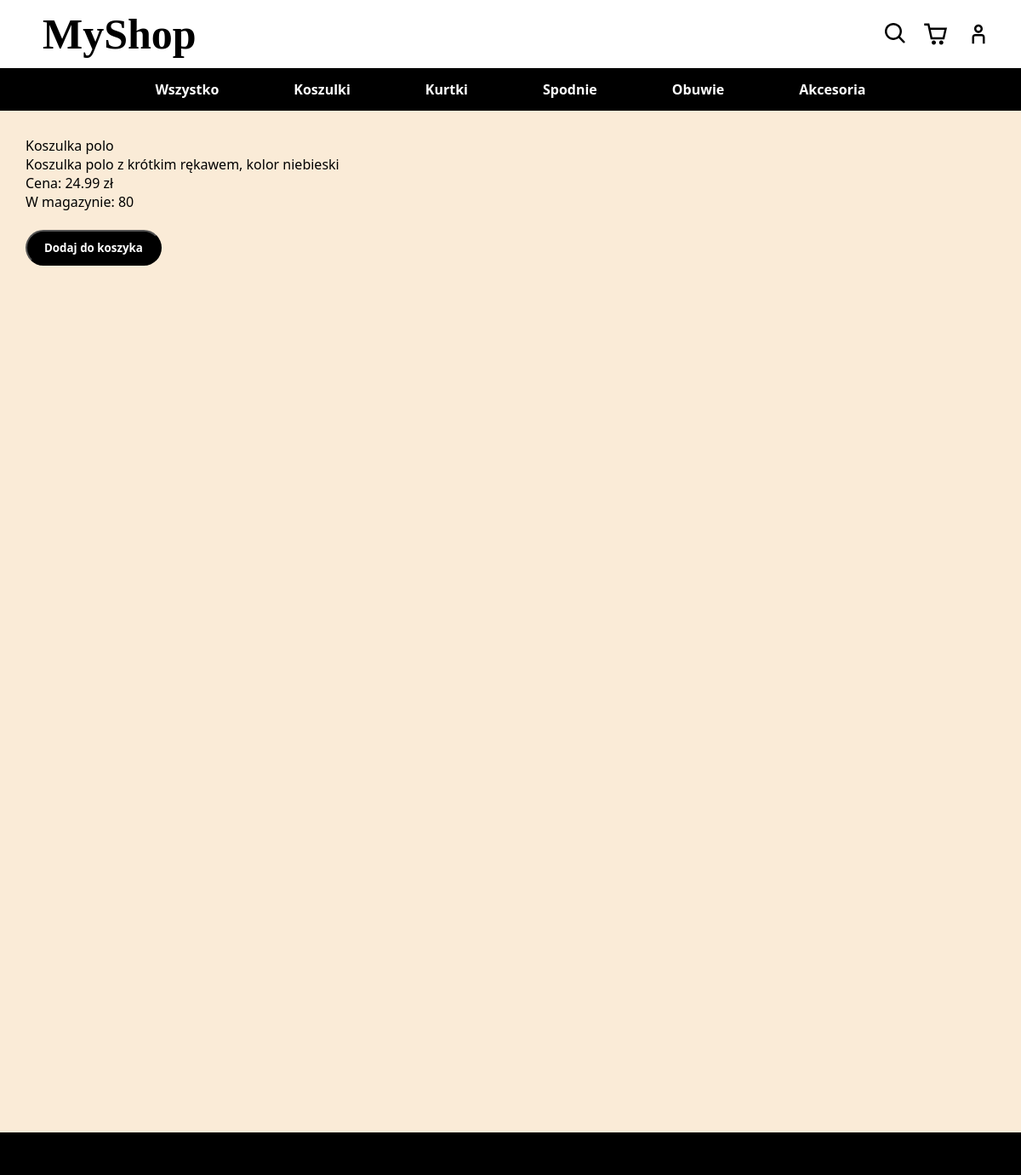
The app's page /details.php?id=3 with its own data.
### tables this page shows
CREATE TABLE products (
    id INT AUTO_INCREMENT PRIMARY KEY,
    name VARCHAR(100) NOT NULL,
    description TEXT,
    price DECIMAL(10,2) NOT NULL,
    category ENUM('spodnie', 'obuwie', 'koszulki', 'akcesoria', 'kurtki') NOT NULL,
    quantity INT NOT NULL
);

### models/product.php (called while the page is built)
<?php
class Product
{
    private $id, $name, $description, $price, $category, $quantity;
    public function __construct($id, $name, $description, $price, $category, $quantity)
    {
        $this->id = $id;
        $this->name = $name;
        $this->description = $description;
        $this->price = $price;
        $this->category = $category;
        $this->quantity = $quantity;
    }
    public function getId()
    {
        return $this->id;
    }
    public function getName()
    {
        return $this->name;
    }
    public function getDescription()
    {
        return $this->description;
    }
    public function getPrice()
    {
        return $this->price;
    }
    public function getCategory()
    {
        return $this->category;
    }
    public function getQuantity()
    {
        return $this->quantity;
    }
}

### details.php (the view, shortened to what this page needs)
<?php
include ("includes/connection.php");
include ("models/product.php");
if (isset($_GET['id'])) {
    $id = $_GET['id'];
    $query = "SELECT * FROM products WHERE id = '$id'";
} else {
}
$result = mysqli_query($conn, $query);
$row = mysqli_fetch_object($result);
$product = new Product($row->id, $row->name, $row->description, $row->price, $row->category, $row->quantity);
?>
<html lang="en">
<head>
    <link rel="stylesheet" href="style.css">
</head>
<body>
    <div class="shop-content">
        <?php
        echo "<p>" . $product->getName() . "</p>";
        echo "<p>" . $product->getDescription() . "</p>";
        echo "<p>Cena: " . $product->getPrice() . " zł</p>";
        echo "<p>W magazynie: " . $product->getQuantity() . "</p>";
        ?>
        <br>
        <?php
        echo "<a href='add_product.php" .
            "?id=" . $product->getId() .
            "&name=" . $product->getName() .
            "&description=" . $product->getDescription() .
            "&price=" . $product->getPrice() .
            "&category=" . $product->getCategory() .
            "&quantity=" . $product->getQuantity() .
            "&details=true" .
            "'>" ?>
        <button class='add'>
            <p>Dodaj do koszyka</p>
        </button>
        </a>
    </div>
</body>
</html>

### style.css (style rules this page uses)
* { padding: 0; box-sizing: border-box; margin: 0; font-family: 'Segoe UI', Tahoma, Geneva, Verdana, sans-serif; }
h1 { font-size: 50px; font-weight: bolder; font-family: 'Brush Script MT', cursive; color: black; margin-left: 50px; }
a { text-decoration: none; width: fit-content; color: inherit; }
.header { height: 80px; width: 100%; display: flex; align-items: center; justify-content: space-between; position: sticky; top: 0; background-color: white; }
.options { width: 200px; height: 50px; display: flex; align-items: center; justify-content: center; gap: 20px }
.nav { height: 50px; background-color: black; display: flex; align-items: center; justify-content: center; position: sticky; top: 80px; gap: 4vw; }
.nav-item { color: white; font-weight: bold; user-select: none; border-radius: 20px; padding: 5px 20px; text-decoration: none; }
.shop-content { background-color: antiquewhite; min-height: 1200px; padding: 30px; }
.footer { background-color: black; height: 50px; }
.icon { width: 30px; }
button { border-radius: 30px; background-color: black; color: white; font-weight: bold; cursor: pointer; padding: 10px 20px; }

### records on screen
products: name "Koszulka polo", description "Koszulka polo z krótkim rękawem, kolor niebieski", price "24.99", quantity "80"
